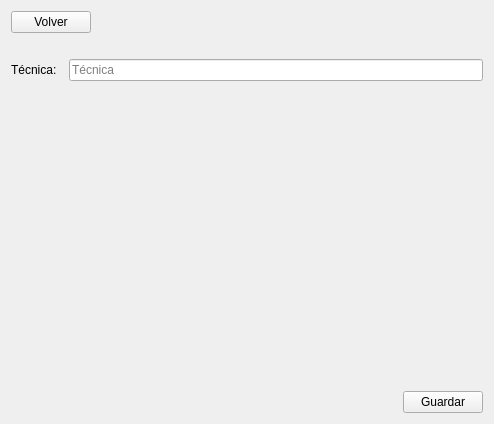
<?xml version="1.0" encoding="UTF-8"?>
<ui version="4.0">
 <class>tecnicaForm</class>
 <widget class="QWidget" name="tecnicaForm">
  <property name="geometry">
   <rect>
    <x>0</x>
    <y>0</y>
    <width>494</width>
    <height>424</height>
   </rect>
  </property>
  <property name="windowTitle">
   <string>Form</string>
  </property>
  <property name="styleSheet">
   <string notr="true"/>
  </property>
  <layout class="QVBoxLayout" name="verticalLayout">
   <item>
    <layout class="QHBoxLayout" name="horizontalLayout">
     <item>
      <widget class="QPushButton" name="bt_back">
       <property name="cursor">
        <cursorShape>PointingHandCursor</cursorShape>
       </property>
       <property name="text">
        <string>Volver</string>
       </property>
       <property name="icon">
        <iconset>
         <normaloff>images/back-arrow.svg</normaloff>images/back-arrow.svg</iconset>
       </property>
       <property name="iconSize">
        <size>
         <width>32</width>
         <height>32</height>
        </size>
       </property>
      </widget>
     </item>
     <item>
      <spacer name="horizontalSpacer">
       <property name="orientation">
        <enum>Qt::Horizontal</enum>
       </property>
       <property name="sizeHint" stdset="0">
        <size>
         <width>40</width>
         <height>20</height>
        </size>
       </property>
      </spacer>
     </item>
    </layout>
   </item>
   <item>
    <widget class="QPushButton" name="bt_title">
     <property name="minimumSize">
      <size>
       <width>0</width>
       <height>0</height>
      </size>
     </property>
     <property name="layoutDirection">
      <enum>Qt::RightToLeft</enum>
     </property>
     <property name="styleSheet">
      <string notr="true">background-color: rgba(255, 255, 255, 0);
border: none;</string>
     </property>
     <property name="text">
      <string/>
     </property>
     <property name="icon">
      <iconset>
       <normaloff>images/solution white.svg</normaloff>images/solution white.svg</iconset>
     </property>
     <property name="iconSize">
      <size>
       <width>100</width>
       <height>100</height>
      </size>
     </property>
    </widget>
   </item>
   <item>
    <layout class="QHBoxLayout" name="horizontalLayout_2" stretch="1,8">
     <item>
      <widget class="QLabel" name="label_2">
       <property name="text">
        <string>Técnica: </string>
       </property>
      </widget>
     </item>
     <item>
      <widget class="QLineEdit" name="lineEdit">
       <property name="placeholderText">
        <string>Técnica</string>
       </property>
      </widget>
     </item>
    </layout>
   </item>
   <item>
    <spacer name="verticalSpacer_2">
     <property name="orientation">
      <enum>Qt::Vertical</enum>
     </property>
     <property name="sizeHint" stdset="0">
      <size>
       <width>20</width>
       <height>40</height>
      </size>
     </property>
    </spacer>
   </item>
   <item>
    <layout class="QHBoxLayout" name="horizontalLayout_3">
     <item>
      <spacer name="horizontalSpacer_2">
       <property name="orientation">
        <enum>Qt::Horizontal</enum>
       </property>
       <property name="sizeHint" stdset="0">
        <size>
         <width>40</width>
         <height>20</height>
        </size>
       </property>
      </spacer>
     </item>
     <item>
      <widget class="QPushButton" name="bt_save">
       <property name="cursor">
        <cursorShape>PointingHandCursor</cursorShape>
       </property>
       <property name="text">
        <string>Guardar</string>
       </property>
       <property name="icon">
        <iconset>
         <normaloff>images/save.svg</normaloff>images/save.svg</iconset>
       </property>
       <property name="iconSize">
        <size>
         <width>32</width>
         <height>32</height>
        </size>
       </property>
      </widget>
     </item>
    </layout>
   </item>
  </layout>
 </widget>
 <resources/>
 <connections/>
</ui>
